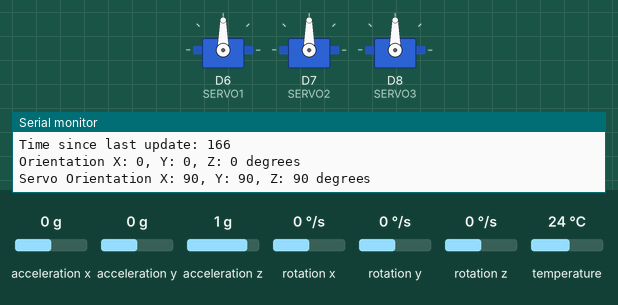
Bench run of a sketch on a simulated ESP8266 (NodeMCU). Parts: 3 × servo, the last lines printed to the serial monitor. Inputs (shaded band) come from the test bench; at power-on: rotation x 0 °/s, rotation y 0 °/s, rotation z 0 °/s, acceleration x 0 g, acceleration y 0 g, acceleration z 1 g, temperature 24 °C.

Above: at 2.6 s.
2.7 s: rotation x set to -4 °/s
4.2 s: rotation x set to -7 °/s
At 6.22 s:
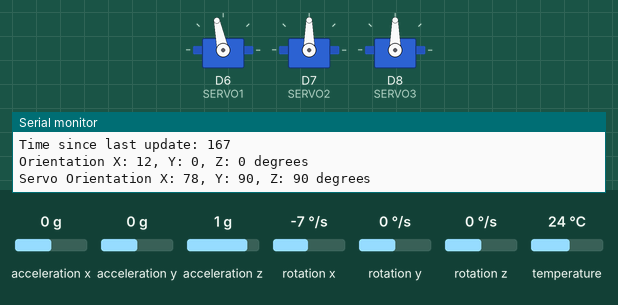
7.2 s: rotation y set to -4 °/s
10.2 s: rotation y set to -7 °/s
At 10.4 s:
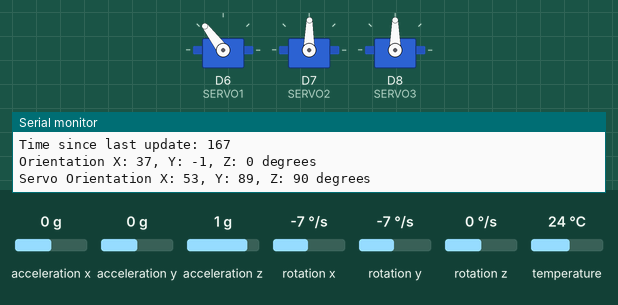
At 12.41 s:
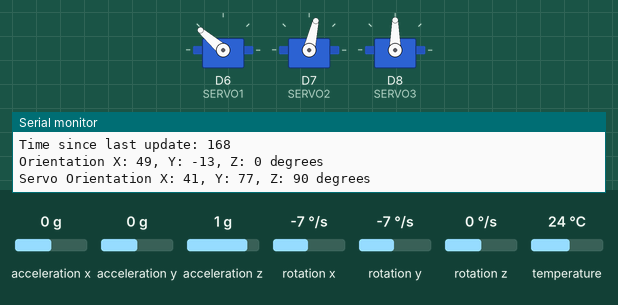
13.2 s: rotation z set to -4 °/s
16.2 s: rotation z set to -7 °/s
At 16.42 s:
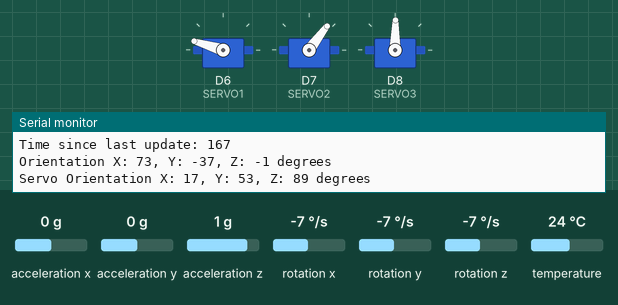
Timing chart, 0 to 23.0 s (numbered marks = the images above; inputs shaded):
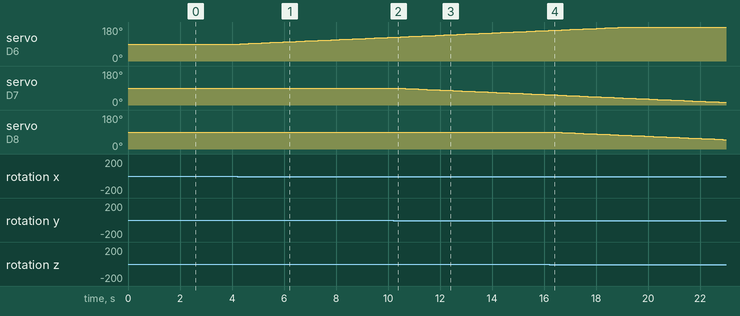

Measured:
- the behaviour switches between -5 and -6 °/s on rotation x (found by bisection; images 0 and 1)
- the behaviour switches between -5 and -6 °/s on rotation y (found by bisection; images 1 and 2)
- the behaviour switches between -5 and -6 °/s on rotation z (found by bisection; images 3 and 4)
- after the input at 4.2 s, servo on D6 (SERVO1): moves from 90° to 108° over 2.8 s, starting after 0.11 s
- after the input at 10.2 s, servo on D7 (SERVO2): moves from 90° to 72° over 2.8 s, starting after 0.12 s
- after the input at 16.2 s, servo on D8 (SERVO3): moves from 90° to 50° over 6.5 s, starting after 0.15 s

The sketch:

gimbal.ino
```cpp
#include <Adafruit_MPU6050.h>
#include <Adafruit_Sensor.h>
#include <Wire.h>
#include <Servo.h>

#define SERVO1 D6
#define SERVO2 D7
#define SERVO3 D8

#define INTERRUPT_PIN D3 // The interrupt pin.

Servo pitchServo;
Servo rollServo;
Servo yawServo;

// MPU 6050 interface using the Adafruit library.
Adafruit_MPU6050 mpu;
volatile bool dataReady = false;

float accXError, accYError, accZError, rotXError, rotYError, rotZError;

// Keep track of the time between loops.
long startTime, currentTime;

int currentPitch, currentRoll, currentYaw;

// Setup
void setup(void) {

  Serial.begin(115200);
  Serial.println("MPU6050 test!");

  // Try to initialize.
  if (!mpu.begin()) {
    Serial.println("Failed to find MPU6050 chip");
    while (1) {
      delay(10);
    }
  }
  Serial.println("MPU6050 Found!");

  // Set the sensitivity
  mpu.setAccelerometerRange(MPU6050_RANGE_8_G);
  mpu.setGyroRange(MPU6050_RANGE_500_DEG);
  mpu.setFilterBandwidth(MPU6050_BAND_5_HZ);

  Serial.println("");
  delay(100);

  // TODO The gyro can tell the board when it changes.
  // pinMode(INTERRUPT_PIN, INPUT);
  // attachInterrupt(digitalPinToInterrupt(INTERRUPT_PIN), gryoDataReady, RISING);


  startTime = millis();

  // Are the values correct?
  calculateGyroError();

  // Setup the servos

  // Pitch Servo 1
  pitchServo.attach(SERVO1, 900, 2100);
  pitchServo.write(90);

  // Roll Servo 2
  rollServo.attach(SERVO2, 900, 2100);
  rollServo.write(90);

  // Yaw Servo 3
  yawServo.attach(SERVO3, 900, 2100);
  yawServo.write(90);

  dataReady = true;

}

// Triggers when data is ready.
void gryoDataReady(){
  Serial.print("Stamp(ms): ");
  Serial.println(millis());
  dataReady = true;
}

// Read the sensor.
void loop() {

  // TODO can we update only when the gyro moves?
  // if(!dataReady) {
  //   return;
  // }

  long changeInTime = 0;

  /* Get new sensor events with the readings */
  sensors_event_t a, g, temp;
  mpu.getEvent(&a, &g, &temp);

  // Acceleration values.
  Serial.print("Acceleration X: ");
  Serial.print(a.acceleration.x - accXError);
  Serial.print(", Y: ");
  Serial.print(a.acceleration.y - accYError);
  Serial.print(", Z: ");
  Serial.print(a.acceleration.z - accZError);
  Serial.println(" m/s^2");

  // Rotation values.
  Serial.print("Rotation Rate X: ");
  Serial.print(g.gyro.x - rotXError);
  Serial.print(", Y: ");
  Serial.print(g.gyro.y - rotYError);
  Serial.print(", Z: ");
  Serial.print(g.gyro.z - rotZError);
  Serial.println(" rad/s");

  // The temperature
  Serial.print("Temperature: ");
  Serial.print(temp.temperature);
  Serial.println(" degC");

  currentTime = millis();
  changeInTime = currentTime - startTime;
  Serial.print("Time since last update: ");
  Serial.println(changeInTime);
  startTime = currentTime;

  currentPitch = currentPitch + (calcChangeInDegrees(g.gyro.x - rotXError, changeInTime) * -1.0); // The pitch servo is inverted
  currentRoll = currentRoll + calcChangeInDegrees(g.gyro.y - rotYError, changeInTime);
  currentYaw = currentYaw + calcChangeInDegrees(g.gyro.z - rotZError, changeInTime);

  Serial.print("Orientation X: ");
  Serial.print(currentPitch);
  Serial.print(", Y: ");
  Serial.print(currentRoll);
  Serial.print(", Z: ");
  Serial.print(currentYaw);
  Serial.println(" degrees");

  // Map the current values in range of -90 to +90 to 0 to 180 for the servros
  Serial.print("Servo Orientation X: ");
  Serial.print(map(currentPitch, -90, 90, 180, 0));
  Serial.print(", Y: ");
  Serial.print(map(currentRoll, -90, 90, 0, 180));
  Serial.print(", Z: ");
  Serial.print(map(currentYaw, -90, 90, 0, 180));
  Serial.println(" degrees");
  Serial.println("");

  pitchServo.write(map(currentPitch, -90, 90, 0, 180));
  rollServo.write(map(currentRoll, -90, 90, 0, 180));
  yawServo.write(map(currentYaw, -90, 90, 0, 180));

  delay(150);
  // dataReady = false;
}

// Calculate the change in degrees based on rate and time.
float calcChangeInDegrees(float correctedValue, long changeInTime) {
  float changeInRadians = correctedValue * (changeInTime / 1000.0);
  return changeInRadians * 180 / M_PI;

}

// Calculate the errors.
void calculateGyroError() {

  Serial.println("Calculating Errors");
  int errorCount = 500;
  sensors_event_t a, g, temp;

  // Read it 200 times, accumulating error each time.
  for (int i = 0; i <= errorCount; i++) {

    mpu.getEvent(&a, &g, &temp);

    accXError = accXError + a.acceleration.x;
    accYError = accYError + a.acceleration.y;
    accZError = accZError + (a.acceleration.z - 9.8 ); // Gravity is always pulling down at 9.8m/s^2.

    rotXError = rotXError + g.gyro.x;
    rotYError = rotYError + g.gyro.y;
    rotZError = rotZError + g.gyro.z;
  }

  // Invert the errors, we want to add or subtrack them from the actual values.
  accXError = accXError / errorCount;
  accYError = accYError / errorCount;
  accZError = accZError / errorCount;

  rotXError = rotXError / errorCount;
  rotYError = rotYError / errorCount;
  rotZError = rotZError / errorCount;

  // Print out the values.
  Serial.print("Acceleration Errors X:");
  Serial.print(accXError);
  Serial.print(", Y: ");
  Serial.print(accYError);
  Serial.print(", Z: ");
  Serial.println(accZError);

  Serial.print("Rotation Errors X:");
  Serial.print(rotXError);
  Serial.print(", Y: ");
  Serial.print(rotYError);
  Serial.print(", Z: ");
  Serial.println(rotZError);
  Serial.println();

  delay(250);

}
```
